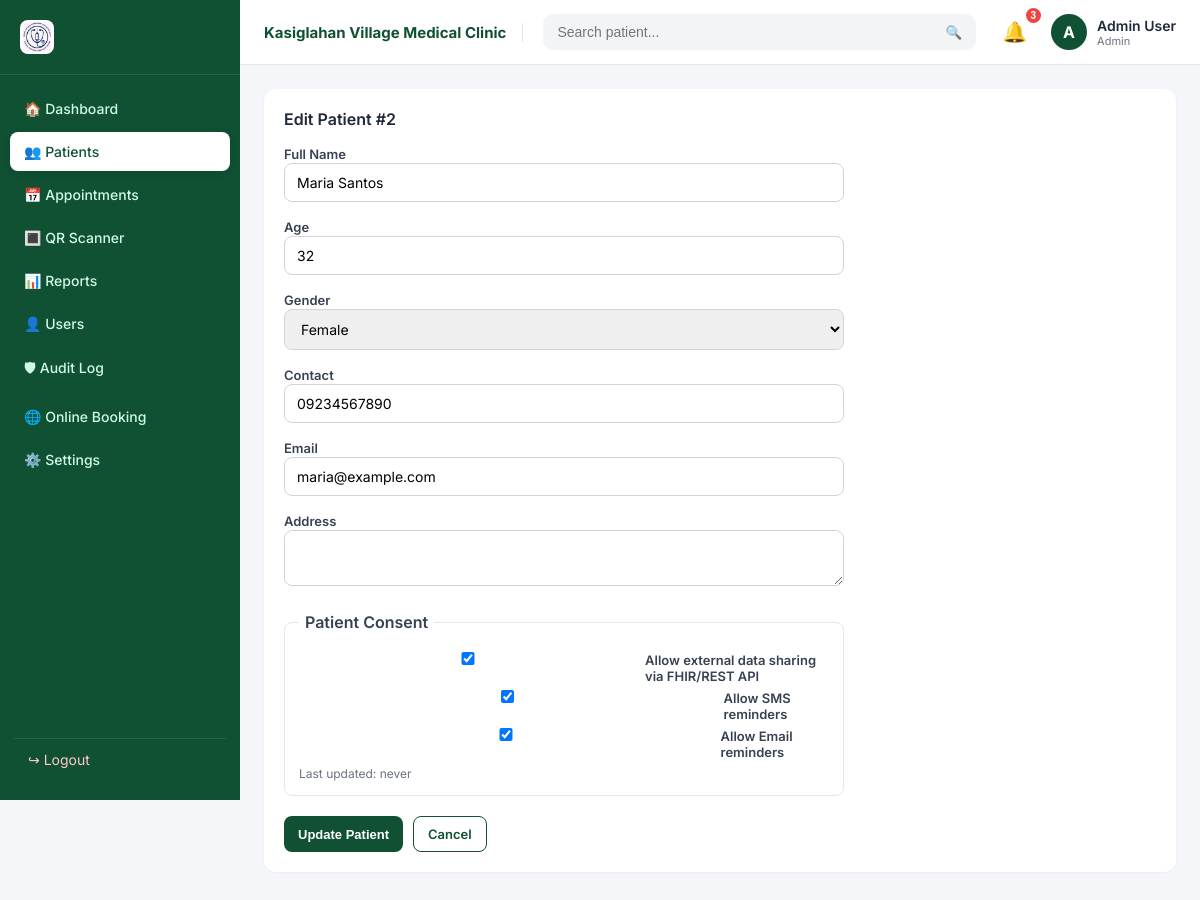
Page /patients/edit.php?id=2 (signed in) on the committed database.
### tables this page shows
CREATE TABLE patients (
  id INT AUTO_INCREMENT PRIMARY KEY,
  name VARCHAR(150) NOT NULL,
  age  INT NOT NULL,
  gender ENUM('Male','Female','Other') NOT NULL,
  contact VARCHAR(40) NOT NULL,
  address VARCHAR(255) DEFAULT NULL,
  email VARCHAR(160) DEFAULT NULL,
  consent_share TINYINT(1) NOT NULL DEFAULT 0,         
  consent_sms   TINYINT(1) NOT NULL DEFAULT 1,         
  consent_email TINYINT(1) NOT NULL DEFAULT 1,         
  consent_updated_at TIMESTAMP NULL DEFAULT NULL,
  date_added DATE NOT NULL DEFAULT (CURRENT_DATE),
  created_at TIMESTAMP DEFAULT CURRENT_TIMESTAMP
);

### includes/auth.php (called while the page is built, shortened)
<?php
function e($v) { return htmlspecialchars((string)$v, ENT_QUOTES, 'UTF-8'); }

### patients/edit.php (the view, shortened to what this page needs)
<?php
require_once __DIR__ . '/../includes/header.php';
require_once __DIR__ . '/../includes/auth.php';
$id = (int)($_GET['id'] ?? 0);
$stmt = $pdo->prepare("SELECT * FROM patients WHERE id=?");
$stmt->execute([$id]);
$p = $stmt->fetch();
?>
<div class="panel">
  <div class="panel-head"><h2>Edit Patient #<?= $p['id'] ?></h2></div>
  <form method="post" class="form">
    <div><label>Full Name</label><input name="name" value="<?= e($p['name']) ?>" required></div>
    <div><label>Age</label><input type="number" name="age" value="<?= e($p['age']) ?>" required></div>
    <div><label>Gender</label>
      <select name="gender" required>
        <?php foreach (['Male','Female','Other'] as $g): ?>
          <option <?= $p['gender']===$g?'selected':'' ?>><?= $g ?></option>
        <?php endforeach; ?>
      </select>
    </div>
    <div><label>Contact</label><input name="contact" value="<?= e($p['contact']) ?>" required></div>
    <div><label>Email</label><input type="email" name="email" value="<?= e($p['email']) ?>"></div>
    <div><label>Address</label><textarea name="address" rows="2"><?= e($p['address']) ?></textarea></div>
    <fieldset style="border:1px solid #e5e7eb;border-radius:8px;padding:14px;margin-top:8px">
      <legend style="padding:0 6px;font-weight:600;color:#374151">Patient Consent</legend>
      <label style="display:flex;gap:8px;align-items:flex-start;margin:6px 0"><input type="checkbox" name="consent_share" <?= $p['consent_share']?'checked':'' ?>> Allow external data sharing via FHIR/REST API</label>
      <label style="display:flex;gap:8px;align-items:flex-start;margin:6px 0"><input type="checkbox" name="consent_sms"   <?= $p['consent_sms']?'checked':'' ?>> Allow SMS reminders</label>
      <label style="display:flex;gap:8px;align-items:flex-start;margin:6px 0"><input type="checkbox" name="consent_email" <?= $p['consent_email']?'checked':'' ?>> Allow Email reminders</label>
      <p style="font-size:12px;color:#6b7280;margin:6px 0 0">Last updated: <?= e($p['consent_updated_at'] ?? 'never') ?></p>
    </fieldset>
    <div class="form-actions">
      <button class="btn btn-primary">Update Patient</button>
      <a class="btn btn-outline" href="<?= BASE_URL ?>/patients/index.php">Cancel</a>
    </div>
  </form>
</div>
<?php require_once __DIR__ . '/../includes/footer.php'; ?>

### assets/css/style.css (style rules this page uses)
* { box-sizing:border-box;margin:0;padding:0 }
body { font-family:'Inter',system-ui,sans-serif;background:#f5f6fa;color:#1f2937;display:flex;min-height:100vh }
.panel { background:#fff;border-radius:12px;padding:20px;box-shadow:0 1px 3px rgba(0,0,0,.04);margin-bottom:20px }
.panel-head { display:flex;justify-content:space-between;align-items:center;margin-bottom:14px }
.panel-head h2 { font-size:16px;font-weight:600 }
.btn { display:inline-flex;align-items:center;gap:6px;border:none;border-radius:8px;padding:9px 14px;font-size:13px;font-weight:600;cursor:pointer;text-decoration:none;transition:.2s }
.btn-primary { background:#0f5132;color:#fff }
.btn-outline { background:#fff;color:#0f5132;border:1px solid #0f5132 }
.form { max-width:560px;display:flex;flex-direction:column;gap:14px }
.form label { font-size:13px;font-weight:600;color:#374151 }
.form input,.form select,.form textarea { width:100%;padding:10px 12px;border:1px solid #d1d5db;border-radius:8px;font-size:14px;font-family:inherit;outline:none;transition:.2s }
.form-actions { display:flex;gap:10px;margin-top:6px }

### rows in the picture
patients: id "2", name "Maria Santos", age "32", gender "Female", contact "09234567890", email "maria@example.com", consent_share "☑", consent_sms "☑", consent_email "☑", consent_updated_at "never"

### other values in the picture
CLINIC_NAME "Kasiglahan Village Medical Clinic"
substr($u['full_name'],0,1) "A"
$u['full_name'] "Admin User"
$u['role'] "Admin"
